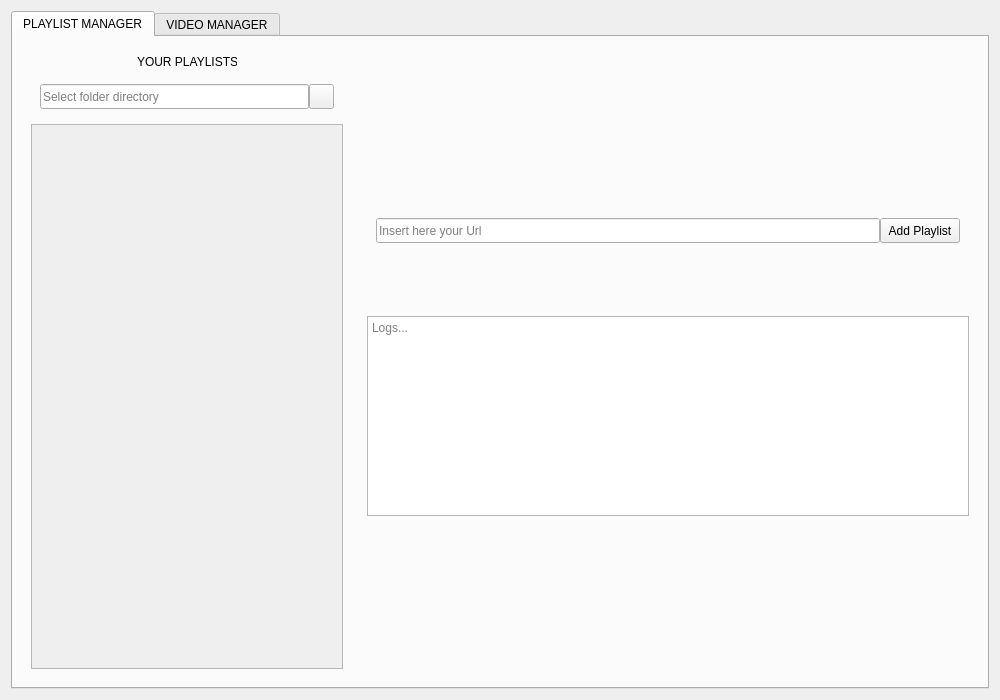
<?xml version="1.0" encoding="UTF-8"?>
<ui version="4.0">
 <class>mainWindow</class>
 <widget class="QWidget" name="mainWindow">
  <property name="windowModality">
   <enum>Qt::NonModal</enum>
  </property>
  <property name="geometry">
   <rect>
    <x>0</x>
    <y>0</y>
    <width>1000</width>
    <height>700</height>
   </rect>
  </property>
  <property name="maximumSize">
   <size>
    <width>1000</width>
    <height>700</height>
   </size>
  </property>
  <property name="baseSize">
   <size>
    <width>1000</width>
    <height>700</height>
   </size>
  </property>
  <property name="windowTitle">
   <string>YTManager</string>
  </property>
  <property name="windowIcon">
   <iconset>
    <normaloff>assets/icon.png</normaloff>assets/icon.png</iconset>
  </property>
  <property name="styleSheet">
   <string notr="true"/>
  </property>
  <layout class="QGridLayout" name="gridLayout">
   <item row="1" column="0">
    <widget class="QTabWidget" name="menuSections">
     <property name="maximumSize">
      <size>
       <width>1200</width>
       <height>800</height>
      </size>
     </property>
     <property name="currentIndex">
      <number>0</number>
     </property>
     <widget class="QWidget" name="playlists">
      <attribute name="title">
       <string>PLAYLIST MANAGER</string>
      </attribute>
      <layout class="QHBoxLayout" name="horizontalLayout">
       <item>
        <widget class="QWidget" name="leftSide" native="true">
         <property name="maximumSize">
          <size>
           <width>330</width>
           <height>750</height>
          </size>
         </property>
         <property name="styleSheet">
          <string notr="true"/>
         </property>
         <layout class="QVBoxLayout" name="verticalLayout">
          <item alignment="Qt::AlignHCenter">
           <widget class="QLabel" name="playlistLabel">
            <property name="maximumSize">
             <size>
              <width>100</width>
              <height>20</height>
             </size>
            </property>
            <property name="text">
             <string>YOUR PLAYLISTS</string>
            </property>
           </widget>
          </item>
          <item>
           <widget class="QWidget" name="pahContainer" native="true">
            <property name="minimumSize">
             <size>
              <width>0</width>
              <height>20</height>
             </size>
            </property>
            <layout class="QHBoxLayout" name="horizontalLayout_2">
             <property name="spacing">
              <number>0</number>
             </property>
             <item>
              <widget class="QLineEdit" name="pathLine">
               <property name="maximumSize">
                <size>
                 <width>16777215</width>
                 <height>25</height>
                </size>
               </property>
               <property name="inputMask">
                <string/>
               </property>
               <property name="placeholderText">
                <string>Select folder directory</string>
               </property>
              </widget>
             </item>
             <item>
              <widget class="QPushButton" name="viewPath">
               <property name="minimumSize">
                <size>
                 <width>25</width>
                 <height>25</height>
                </size>
               </property>
               <property name="maximumSize">
                <size>
                 <width>25</width>
                 <height>16777215</height>
                </size>
               </property>
               <property name="text">
                <string/>
               </property>
               <property name="icon">
                <iconset theme="go-down">
                 <normaloff>.</normaloff>.</iconset>
               </property>
               <property name="iconSize">
                <size>
                 <width>10</width>
                 <height>10</height>
                </size>
               </property>
              </widget>
             </item>
            </layout>
           </widget>
          </item>
          <item>
           <widget class="QScrollArea" name="scrollArea">
            <property name="minimumSize">
             <size>
              <width>0</width>
              <height>0</height>
             </size>
            </property>
            <property name="maximumSize">
             <size>
              <width>325</width>
              <height>680</height>
             </size>
            </property>
            <property name="baseSize">
             <size>
              <width>0</width>
              <height>0</height>
             </size>
            </property>
            <property name="widgetResizable">
             <bool>true</bool>
            </property>
            <widget class="QWidget" name="playlistsContainer">
             <property name="geometry">
              <rect>
               <x>0</x>
               <y>0</y>
               <width>310</width>
               <height>546</height>
              </rect>
             </property>
             <layout class="QVBoxLayout" name="verticalLayout_3">
              <property name="leftMargin">
               <number>0</number>
              </property>
              <property name="topMargin">
               <number>0</number>
              </property>
              <property name="rightMargin">
               <number>0</number>
              </property>
              <property name="bottomMargin">
               <number>0</number>
              </property>
              <item>
               <widget class="QWidget" name="playlistsList" native="true">
                <layout class="QVBoxLayout" name="verticalLayout_5">
                 <property name="spacing">
                  <number>6</number>
                 </property>
                 <item>
                  <spacer name="verticalSpacer_2">
                   <property name="orientation">
                    <enum>Qt::Vertical</enum>
                   </property>
                   <property name="sizeHint" stdset="0">
                    <size>
                     <width>20</width>
                     <height>40</height>
                    </size>
                   </property>
                  </spacer>
                 </item>
                </layout>
               </widget>
              </item>
             </layout>
            </widget>
           </widget>
          </item>
         </layout>
        </widget>
       </item>
       <item>
        <widget class="QStackedWidget" name="rightSide">
         <property name="minimumSize">
          <size>
           <width>0</width>
           <height>0</height>
          </size>
         </property>
         <property name="maximumSize">
          <size>
           <width>16777215</width>
           <height>16777215</height>
          </size>
         </property>
         <property name="styleSheet">
          <string notr="true"/>
         </property>
         <property name="currentIndex">
          <number>0</number>
         </property>
         <widget class="QWidget" name="addURLs">
          <property name="minimumSize">
           <size>
            <width>0</width>
            <height>0</height>
           </size>
          </property>
          <layout class="QVBoxLayout" name="verticalLayout_2">
           <property name="spacing">
            <number>0</number>
           </property>
           <property name="topMargin">
            <number>100</number>
           </property>
           <property name="bottomMargin">
            <number>100</number>
           </property>
           <item>
            <widget class="QWidget" name="urlRow" native="true">
             <property name="maximumSize">
              <size>
               <width>16777215</width>
               <height>50</height>
              </size>
             </property>
             <layout class="QHBoxLayout" name="horizontalLayout_5">
              <property name="spacing">
               <number>0</number>
              </property>
              <item>
               <widget class="QLineEdit" name="urlInsertField">
                <property name="minimumSize">
                 <size>
                  <width>0</width>
                  <height>25</height>
                 </size>
                </property>
                <property name="maximumSize">
                 <size>
                  <width>16777215</width>
                  <height>25</height>
                 </size>
                </property>
                <property name="text">
                 <string/>
                </property>
                <property name="placeholderText">
                 <string>Insert here your Url</string>
                </property>
               </widget>
              </item>
              <item>
               <widget class="QPushButton" name="addPlaylistButton">
                <property name="minimumSize">
                 <size>
                  <width>0</width>
                  <height>25</height>
                 </size>
                </property>
                <property name="maximumSize">
                 <size>
                  <width>16777215</width>
                  <height>25</height>
                 </size>
                </property>
                <property name="text">
                 <string>Add Playlist</string>
                </property>
               </widget>
              </item>
             </layout>
            </widget>
           </item>
           <item>
            <widget class="QTextBrowser" name="urlLogsOutput">
             <property name="maximumSize">
              <size>
               <width>16777215</width>
               <height>200</height>
              </size>
             </property>
             <property name="placeholderText">
              <string>Logs...</string>
             </property>
            </widget>
           </item>
          </layout>
         </widget>
         <widget class="QWidget" name="managePlaylist">
          <layout class="QVBoxLayout" name="verticalLayout_4">
           <item alignment="Qt::AlignRight">
            <widget class="QPushButton" name="backButton">
             <property name="minimumSize">
              <size>
               <width>0</width>
               <height>25</height>
              </size>
             </property>
             <property name="maximumSize">
              <size>
               <width>80</width>
               <height>16777215</height>
              </size>
             </property>
             <property name="text">
              <string>Back</string>
             </property>
             <property name="icon">
              <iconset theme="edit-redo"/>
             </property>
            </widget>
           </item>
           <item>
            <widget class="QWidget" name="playlistDataActions" native="true">
             <layout class="QVBoxLayout" name="verticalLayout_6">
              <item>
               <widget class="QWidget" name="playlistInfoContainer" native="true">
                <property name="maximumSize">
                 <size>
                  <width>16777215</width>
                  <height>16777215</height>
                 </size>
                </property>
                <property name="font">
                 <font>
                  <pointsize>12</pointsize>
                  <bold>false</bold>
                 </font>
                </property>
                <property name="cursor">
                 <cursorShape>CrossCursor</cursorShape>
                </property>
                <layout class="QGridLayout" name="gridLayout_2">
                 <item row="0" column="0">
                  <widget class="QLabel" name="title">
                   <property name="maximumSize">
                    <size>
                     <width>100</width>
                     <height>25</height>
                    </size>
                   </property>
                   <property name="font">
                    <font>
                     <pointsize>12</pointsize>
                     <italic>false</italic>
                     <bold>true</bold>
                     <underline>false</underline>
                     <strikeout>false</strikeout>
                    </font>
                   </property>
                   <property name="styleSheet">
                    <string notr="true">color: rgb(0, 0, 0);</string>
                   </property>
                   <property name="text">
                    <string>TITLE:</string>
                   </property>
                  </widget>
                 </item>
                 <item row="0" column="1">
                  <widget class="QLineEdit" name="titleName">
                   <property name="maximumSize">
                    <size>
                     <width>400</width>
                     <height>25</height>
                    </size>
                   </property>
                   <property name="font">
                    <font>
                     <pointsize>12</pointsize>
                     <bold>true</bold>
                    </font>
                   </property>
                   <property name="styleSheet">
                    <string notr="true">background:transparent</string>
                   </property>
                   <property name="frame">
                    <bool>false</bool>
                   </property>
                   <property name="cursorPosition">
                    <number>0</number>
                   </property>
                   <property name="alignment">
                    <set>Qt::AlignLeading|Qt::AlignLeft|Qt::AlignVCenter</set>
                   </property>
                   <property name="dragEnabled">
                    <bool>false</bool>
                   </property>
                   <property name="readOnly">
                    <bool>true</bool>
                   </property>
                  </widget>
                 </item>
                 <item row="1" column="0">
                  <widget class="QLabel" name="directory">
                   <property name="maximumSize">
                    <size>
                     <width>100</width>
                     <height>25</height>
                    </size>
                   </property>
                   <property name="font">
                    <font>
                     <pointsize>12</pointsize>
                     <bold>true</bold>
                    </font>
                   </property>
                   <property name="styleSheet">
                    <string notr="true">color: rgb(0, 0, 0);</string>
                   </property>
                   <property name="text">
                    <string>DIRECTORY:</string>
                   </property>
                  </widget>
                 </item>
                 <item row="1" column="1">
                  <widget class="QLineEdit" name="directoryName">
                   <property name="maximumSize">
                    <size>
                     <width>400</width>
                     <height>25</height>
                    </size>
                   </property>
                   <property name="font">
                    <font>
                     <pointsize>12</pointsize>
                     <bold>true</bold>
                    </font>
                   </property>
                   <property name="styleSheet">
                    <string notr="true">background:transparent</string>
                   </property>
                   <property name="frame">
                    <bool>false</bool>
                   </property>
                   <property name="cursorPosition">
                    <number>0</number>
                   </property>
                   <property name="alignment">
                    <set>Qt::AlignLeading|Qt::AlignLeft|Qt::AlignVCenter</set>
                   </property>
                   <property name="dragEnabled">
                    <bool>false</bool>
                   </property>
                   <property name="readOnly">
                    <bool>true</bool>
                   </property>
                  </widget>
                 </item>
                 <item row="1" column="2">
                  <widget class="QPushButton" name="openDirectory">
                   <property name="maximumSize">
                    <size>
                     <width>40</width>
                     <height>25</height>
                    </size>
                   </property>
                   <property name="text">
                    <string/>
                   </property>
                   <property name="icon">
                    <iconset theme="folder"/>
                   </property>
                  </widget>
                 </item>
                 <item row="2" column="0">
                  <widget class="QLabel" name="url">
                   <property name="maximumSize">
                    <size>
                     <width>100</width>
                     <height>25</height>
                    </size>
                   </property>
                   <property name="font">
                    <font>
                     <pointsize>12</pointsize>
                     <bold>true</bold>
                    </font>
                   </property>
                   <property name="styleSheet">
                    <string notr="true">color: rgb(0, 0, 0);</string>
                   </property>
                   <property name="text">
                    <string>URL:</string>
                   </property>
                  </widget>
                 </item>
                 <item row="2" column="1">
                  <widget class="QLineEdit" name="urlName">
                   <property name="maximumSize">
                    <size>
                     <width>400</width>
                     <height>25</height>
                    </size>
                   </property>
                   <property name="font">
                    <font>
                     <pointsize>12</pointsize>
                     <bold>true</bold>
                    </font>
                   </property>
                   <property name="styleSheet">
                    <string notr="true">background:transparent</string>
                   </property>
                   <property name="frame">
                    <bool>false</bool>
                   </property>
                   <property name="cursorPosition">
                    <number>0</number>
                   </property>
                   <property name="alignment">
                    <set>Qt::AlignLeading|Qt::AlignLeft|Qt::AlignVCenter</set>
                   </property>
                   <property name="dragEnabled">
                    <bool>false</bool>
                   </property>
                   <property name="readOnly">
                    <bool>true</bool>
                   </property>
                  </widget>
                 </item>
                 <item row="2" column="2">
                  <widget class="QPushButton" name="go_to_YT">
                   <property name="maximumSize">
                    <size>
                     <width>40</width>
                     <height>25</height>
                    </size>
                   </property>
                   <property name="text">
                    <string/>
                   </property>
                   <property name="icon">
                    <iconset theme="applications-multimedia"/>
                   </property>
                  </widget>
                 </item>
                 <item row="3" column="0">
                  <widget class="QLabel" name="format">
                   <property name="maximumSize">
                    <size>
                     <width>100</width>
                     <height>25</height>
                    </size>
                   </property>
                   <property name="font">
                    <font>
                     <pointsize>12</pointsize>
                     <bold>true</bold>
                    </font>
                   </property>
                   <property name="styleSheet">
                    <string notr="true">color: rgb(0, 0, 0);</string>
                   </property>
                   <property name="text">
                    <string>FORMAT:</string>
                   </property>
                  </widget>
                 </item>
                 <item row="3" column="1">
                  <widget class="QLineEdit" name="formatName">
                   <property name="maximumSize">
                    <size>
                     <width>400</width>
                     <height>25</height>
                    </size>
                   </property>
                   <property name="font">
                    <font>
                     <pointsize>12</pointsize>
                     <bold>true</bold>
                    </font>
                   </property>
                   <property name="styleSheet">
                    <string notr="true">background:transparent</string>
                   </property>
                   <property name="frame">
                    <bool>false</bool>
                   </property>
                   <property name="cursorPosition">
                    <number>0</number>
                   </property>
                   <property name="alignment">
                    <set>Qt::AlignLeading|Qt::AlignLeft|Qt::AlignVCenter</set>
                   </property>
                   <property name="dragEnabled">
                    <bool>false</bool>
                   </property>
                   <property name="readOnly">
                    <bool>true</bool>
                   </property>
                  </widget>
                 </item>
                 <item row="4" column="0">
                  <widget class="QLabel" name="quality">
                   <property name="maximumSize">
                    <size>
                     <width>100</width>
                     <height>25</height>
                    </size>
                   </property>
                   <property name="font">
                    <font>
                     <pointsize>12</pointsize>
                     <bold>true</bold>
                    </font>
                   </property>
                   <property name="styleSheet">
                    <string notr="true">color: rgb(0, 0, 0);</string>
                   </property>
                   <property name="text">
                    <string>QUALITY:</string>
                   </property>
                  </widget>
                 </item>
                 <item row="4" column="1">
                  <widget class="QLineEdit" name="qualityName">
                   <property name="maximumSize">
                    <size>
                     <width>400</width>
                     <height>25</height>
                    </size>
                   </property>
                   <property name="font">
                    <font>
                     <pointsize>12</pointsize>
                     <bold>true</bold>
                    </font>
                   </property>
                   <property name="styleSheet">
                    <string notr="true">background:transparent</string>
                   </property>
                   <property name="frame">
                    <bool>false</bool>
                   </property>
                   <property name="cursorPosition">
                    <number>0</number>
                   </property>
                   <property name="alignment">
                    <set>Qt::AlignLeading|Qt::AlignLeft|Qt::AlignVCenter</set>
                   </property>
                   <property name="dragEnabled">
                    <bool>false</bool>
                   </property>
                   <property name="readOnly">
                    <bool>true</bool>
                   </property>
                  </widget>
                 </item>
                 <item row="5" column="0">
                  <widget class="QLabel" name="state">
                   <property name="maximumSize">
                    <size>
                     <width>100</width>
                     <height>25</height>
                    </size>
                   </property>
                   <property name="font">
                    <font>
                     <pointsize>12</pointsize>
                     <bold>true</bold>
                    </font>
                   </property>
                   <property name="styleSheet">
                    <string notr="true">color: rgb(0, 0, 0);</string>
                   </property>
                   <property name="text">
                    <string>STATE:</string>
                   </property>
                  </widget>
                 </item>
                 <item row="5" column="1">
                  <widget class="QLineEdit" name="stateName">
                   <property name="maximumSize">
                    <size>
                     <width>400</width>
                     <height>25</height>
                    </size>
                   </property>
                   <property name="font">
                    <font>
                     <pointsize>12</pointsize>
                     <bold>true</bold>
                    </font>
                   </property>
                   <property name="styleSheet">
                    <string notr="true">background:transparent</string>
                   </property>
                   <property name="frame">
                    <bool>false</bool>
                   </property>
                   <property name="cursorPosition">
                    <number>0</number>
                   </property>
                   <property name="alignment">
                    <set>Qt::AlignLeading|Qt::AlignLeft|Qt::AlignVCenter</set>
                   </property>
                   <property name="dragEnabled">
                    <bool>false</bool>
                   </property>
                   <property name="readOnly">
                    <bool>true</bool>
                   </property>
                  </widget>
                 </item>
                </layout>
               </widget>
              </item>
             </layout>
            </widget>
           </item>
           <item>
            <widget class="QTextBrowser" name="playlistsLogsOutput">
             <property name="maximumSize">
              <size>
               <width>16777215</width>
               <height>150</height>
              </size>
             </property>
             <property name="font">
              <font>
               <italic>false</italic>
              </font>
             </property>
             <property name="overwriteMode">
              <bool>false</bool>
             </property>
             <property name="acceptRichText">
              <bool>true</bool>
             </property>
             <property name="placeholderText">
              <string>Logs...</string>
             </property>
            </widget>
           </item>
          </layout>
         </widget>
        </widget>
       </item>
      </layout>
     </widget>
     <widget class="QWidget" name="videos">
      <attribute name="title">
       <string>VIDEO MANAGER</string>
      </attribute>
     </widget>
    </widget>
   </item>
  </layout>
 </widget>
 <resources/>
 <connections/>
</ui>
